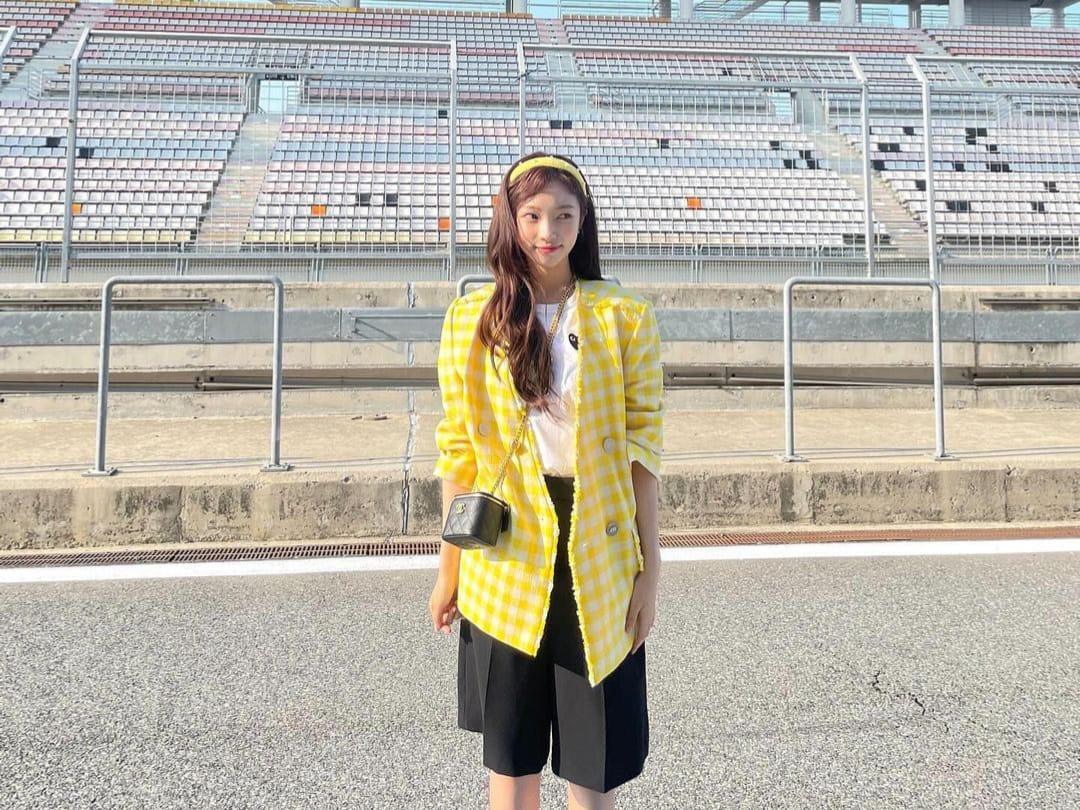
#> input picture haezy.jpg, 1080 x 810 px
$ python 'Latihan 2.py'
#> lines starting #> are read from the running program, lines starting #| are printed output that depends on the picture
# 1217070078, Rossy Musdawiyah Anisa

import cv2
import numpy as np
import matplotlib.pyplot as plt

# Load image
img_bgr = cv2.imread("haezy.jpg")
#> img_bgr is the input picture: shape (810, 1080, 3); mean B, G, R 165.9, 177.6, 181.9
img_rgb = cv2.cvtColor(img_bgr, cv2.COLOR_BGR2RGB)

# Calculate image dimensions
height, width, channels = img_rgb.shape
#> height = 810; width = 1080; channels = 3

# Initialize arrays for histogram calculation
hgr = np.zeros((256))
hgg = np.zeros((256))
hgb = np.zeros((256))
hgrgb = np.zeros((768), dtype=np.int32)

# Function to reset histogram arrays
def makeItZero():
    for x in range(0, 256):
        hgr[x] = 0
        hgg[x] = 0
        hgb[x] = 0
    for x in range(0, 768):
        hgrgb[x] = 0

# Reset histogram arrays
makeItZero()

# Calculate histograms for each channel
for y in range(0, height):
    for x in range(0, width):
        red = int(img_rgb[y][x][0])
        green = int(img_rgb[y][x][1])
        blue = int(img_rgb[y][x][2])

        hgr[red] += 1
        hgg[green] += 1
        hgb[blue] += 1

        red_bin = red
        green_bin = green + 256
        blue_bin = blue + 512

        hgrgb[red_bin] += 1
        hgrgb[green_bin] += 1
        hgrgb[blue_bin] += 1
#> after the loop, hgb = 256 values, max 10625 at index 182, min 63 at index 1, mean 3417.2; hgg = 256 values, max 10418 at index 205, min 36 at index 1, mean 3417.2; hgr = 256 values, max 10484 at index 191, min 43 at index 2, mean 3417.2; hgrgb = 768 values, max 10625 at index 694, min 36 at index 257, mean 3417.2

# Plot histograms for each channel
fig, (ax1, ax2, ax3) = plt.subplots(1, 3, sharey=True, figsize=(20, 7))
ax1.grid(color='b', linestyle='--', linewidth=0.5, alpha=0.3)
ax2.grid(color='b', linestyle='--', linewidth=0.5, alpha=0.3)
ax3.grid(color='b', linestyle='--', linewidth=0.5, alpha=0.3)

ax1.set_title('Red')
ax1.hist(np.arange(256), bins=256, weights=hgr, color="red", alpha=0.7)
ax1.set_xlim([0, 255])

ax2.set_title('Green')
ax2.hist(np.arange(256), bins=256, weights=hgg, color="green", alpha=0.7)
ax2.set_xlim([0, 255])

ax3.set_title('Blue')
ax3.hist(np.arange(256), bins=256, weights=hgb, color="blue", alpha=0.7)
ax3.set_xlim([0, 255])

plt.show()
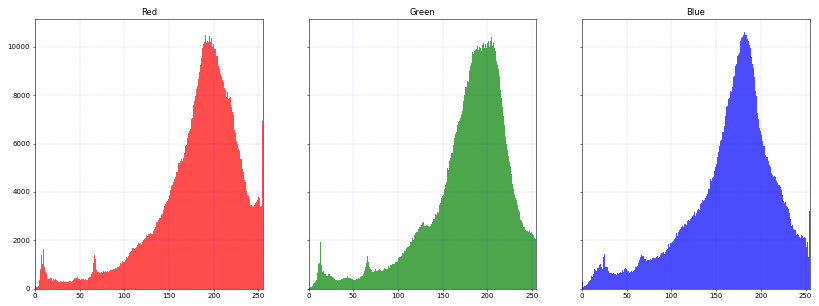
#> figure drawn by matplotlib, 3 panels; panel 1: tallest bar 10484 high, from x = 190.3 to 191.2

# Plot combined RGB histogram
plt.figure(figsize=(20, 7))
plt.plot(hgrgb, color='black')
plt.title("Histogram Red Green Blue")
plt.xlabel("Pixel Value (0-767)")
plt.ylabel("Number of Pixels")
plt.show()
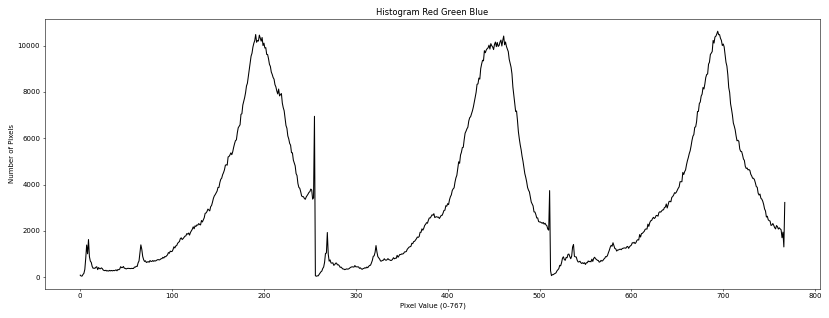
#> figure drawn by matplotlib, 1 panel; curve peaks at x = 694, y = 10625
